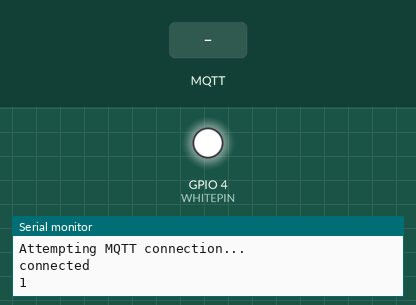
Simulated run of this sketch. Board: ESP8266 (NodeMCU). Parts: output pins drawn as LEDs (lit = HIGH), the last lines printed to the serial monitor. Dashed ring = blinking. Inputs (shaded band) come from the test bench. WiFi joins after 1.5 s; servers stay silent unless stated; no MQTT or app messages arrive unless stated; not simulated (calls return 0 or success): credentials.h.

Above: at 2.7 s.
2.8 s: MQTT message "0" arrives on the second subscribed topic
At 2.98 s:
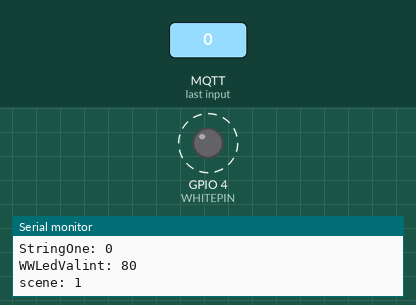
5.8 s: MQTT message "on" arrives on the third subscribed topic
11.5 s: MQTT message "0" arrives on the first subscribed topic
13.0 s: MQTT message "90" arrives on the first subscribed topic
At 14.2 s:
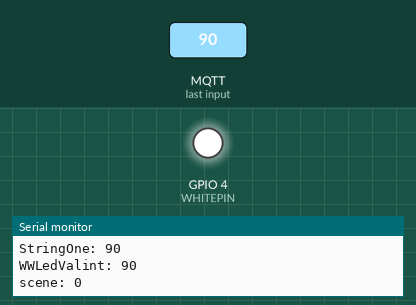
14.5 s: MQTT message "1" arrives on the second subscribed topic
At 14.79 s:
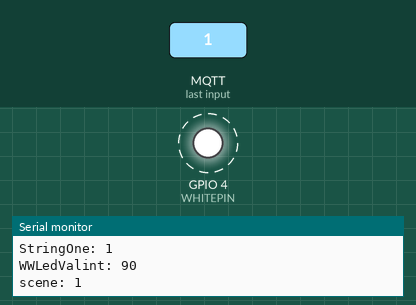
Timing chart, 0 to 18.5 s (numbered marks = the images above; inputs shaded):
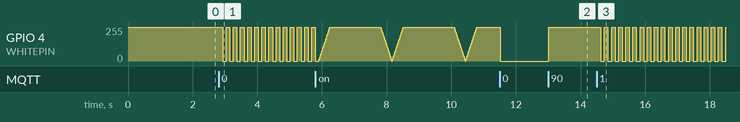

The sketch:

WWLEDbulb.ino
```cpp
/*
   W. Hoogervorstm feb 2020, based on W. Hoogervorst Sonoff B1 firmware
   Broadlink LED bulb, designed for Magic home smart home
   Replaced Broadlink chip with ESP8285 chip
*/

#include <ESP8266WiFi.h>
#include <PubSubClient.h>
#include <ESP8266mDNS.h>
#include <ESP8266WebServer.h>
#include <ESP8266HTTPUpdateServer.h>
#include <credentials.h>  //definition of mySSID, myPASSWORD

// base values
const char* software_version = "version 3";
const char* devicename = "WWLEDbulb1";
const char* chip_type = "ESP8285";

// for HTTPupdate
char host[20];
ESP8266WebServer httpServer(80);
ESP8266HTTPUpdateServer httpUpdater;

/*credentials & definitions */
//MQTT
char mqtt_id[20];
WiFiClient espClient;
PubSubClient client(espClient);
const char* status_topic_a = "/status";
const char* DIM_topic_a = "/DIM";
const char* scene1_topic_a = "/scene1";
const char* scene2_topic_a = "/scene2";

char status_topic[20], DIM_topic[20], scene1_topic[20], scene2_topic[20];

#define WHITEPIN 4 // GPIO4 connected to PWM pin of the LEDbulb.

#define WIFI_CONNECT_TIMEOUT_S 15

int scene = 0;
boolean flasher = true;
boolean rising = true;

boolean updated = false;

// initialize led values
int WWLedValint = 80;  // start with WW light on as a normal bulb at 80 brightness

#define SERIAL_DEBUG 0

uint32_t time1;

void setup() {
  updateLED();
  // if serial is not initialized all following calls to serial end dead.
  if (SERIAL_DEBUG)
  {
    Serial.begin(115200);
    delay(10);
    Serial.println("");
    Serial.println("");
    Serial.println("");
    Serial.println(F("Started from reset"));
  }
  strcpy(mqtt_id, devicename);
  strcpy(host, devicename);

  strcpy(status_topic, devicename);
  strcpy(DIM_topic, devicename);
  strcpy(scene1_topic, devicename);
  strcpy(scene2_topic, devicename);

  strcat (status_topic, status_topic_a);
  strcat (DIM_topic, DIM_topic_a);
  strcat (scene1_topic, scene1_topic_a);
  strcat (scene2_topic, scene2_topic_a);

  WiFi.mode(WIFI_STA);

  setup_wifi();

  // for HTTPudate
  MDNS.begin(host);
  httpUpdater.setup(&httpServer);
  httpServer.begin();
  MDNS.addService("http", "tcp", 80);
  httpServer.on("/", handleRoot);
  httpServer.on("/power_on", handle_power_on);
  httpServer.on("/power_off", handle_power_off);
  httpServer.on("/dim10", handle_dim10);
  httpServer.on("/dim50", handle_dim50);
  httpServer.on("/dim100", handle_dim100);
  httpServer.on("/scene1", handle_scene1);
  httpServer.on("/scene2", handle_scene2);
  //httpServer.on("/scene3", handle_scene3);
  httpServer.onNotFound(handle_NotFound);

  client.setServer(mqtt_server, 1883);
  client.setCallback(callback);
  reconnect();
}


void loop() {

  client.loop();
  httpServer.handleClient();    // for HTTPupdate
  delay(10);
  if (!client.connected())
  {
    reconnect();
  }

  switch (scene)
  {
    case 0: break;
    case 1:
      {
        scene1();
        break;
      }
    case 2:
      {
        scene2();
        break;
      }
  }

  if (updated)
    updateLED();
}

void scene1(void)
{
  if (flasher)
    WWLedValint = 100;
  else
    WWLedValint = 0;
  flasher = !flasher;
  updateLED();
  //Serial.print("WWLedValint: "); Serial.println(WWLedValint);
  delay(100);
}
void scene2(void)
{
  if (rising)
  {
    if (WWLedValint < 100)
      WWLedValint++;
    else rising = false;
  }
  else
  {
    if (WWLedValint > 0)
      WWLedValint--;
    else rising = true;
  }
  //Serial.print("WWLedValint: "); Serial.println(WWLedValint);
  updateLED();
  delay(1);
}

void callback(char* topic, byte * payload, unsigned int length)
{
  Serial.print("Message arrived [");
  Serial.print(topic);
  Serial.print("] ");
  for (int i = 0; i < length; i++) {
    Serial.print((char)payload[i]);
    //payload2[i] = payload[i];
  }
  Serial.println();
  Serial.print("length: ");
  Serial.print(length);
  updated = true;
  String stringOne = (char*)payload;
  Serial.println();
  Serial.print("StringOne: ");
  Serial.println(stringOne);
  if ((char)topic[11] == 'D') // search for   WWLEDbulb1/DIM
  {
    if ((char)payload[1] == 'N') // check for 'N' in ON
      WWLedValint = 100;
    else if ((char)payload[1] == 'F') // check for 'F' in OFF
      WWLedValint = 0;
    else
    {
      String sbrightness = stringOne.substring(0, length);
      WWLedValint = sbrightness.toInt();
      scene = 0;
    }
  }
  else if ((char)topic[12] == 'c') // search for   WWLEDbulb1/scene#
  {
    scene = (char)topic[16] - '0';
  }

  Serial.print("WWLedValint: ");
  Serial.println(WWLedValint);
  Serial.print("scene: ");
  Serial.println(scene);

  //updateLED();
}

void setup_wifi()
{
  delay(10);
  // We start by connecting to a WiFi network
  Serial.println();
  Serial.print("Connecting to ");
  Serial.println(mySSID);
  WiFi.begin(mySSID, myPASSWORD);
  time1 = millis();
  while (WiFi.status() != WL_CONNECTED) {
    delay(500);
    Serial.print(".");
    if (millis() > time1 + (WIFI_CONNECT_TIMEOUT_S * 1000))
      ESP.restart();
  }
  Serial.println("");
  Serial.println("WiFi connected");
  Serial.println("IP address: ");
  Serial.println(WiFi.localIP());
}

boolean reconnect()
{
  if (WiFi.status() != WL_CONNECTED) {    // check if WiFi connection is present
    setup_wifi();
  }
  Serial.println("Attempting MQTT connection...");
  if (client.connect(host)) {
    Serial.println("connected");
    // ... and resubscribe
    client.subscribe(DIM_topic);
    client.subscribe(scene1_topic);
    client.subscribe(scene2_topic);
    client.publish(status_topic, "connected");
    char buf[5];
    sprintf(buf, "%ld", WWLedValint);
    client.publish(DIM_topic, buf);
  }
  Serial.println(client.connected());
  return client.connected();
}


void handleRoot() {
  Serial.println("Connected to client");
  httpServer.send(200, "text/html", SendHTML());
}

void handle_power_off() {
  client.publish(DIM_topic, "0");
  WWLedValint = 0;
  httpServer.send(200, "text/html", SendHTML());
}

void handle_power_on() {
  client.publish(DIM_topic, "100");
  WWLedValint = 100;
  httpServer.send(200, "text/html", SendHTML());
}

void handle_dim100() {
  client.publish(DIM_topic, "100");
  httpServer.send(200, "text/html", SendHTML());
}

void handle_dim50() {
  client.publish(DIM_topic, "50");
  httpServer.send(200, "text/html", SendHTML());
}

void handle_dim10() {
  client.publish(DIM_topic, "10");
  httpServer.send(200, "text/html", SendHTML());
}

void handle_scene1() {
  client.publish(scene1_topic, "ON");
  httpServer.send(200, "text/html", SendHTML());
}

void handle_scene2() {
  client.publish(scene2_topic, "ON");
  httpServer.send(200, "text/html", SendHTML());
}

void handle_scene3() {
  client.publish("LEDbulb1/scene3", "ON");
  httpServer.send(200, "text/html", SendHTML());
}

void handle_NotFound() {
  httpServer.send(404, "text/plain", "Not found");
}


String SendHTML() {
  String ptr = "<!DOCTYPE html> <html>\n";
  ptr += "<head><meta name=\"viewport\" content=\"width=device-width, initial-scale=1.0, user-scalable=no\">\n";
  ptr += "<title>";
  ptr += host;
  ptr += "</title>\n";
  ptr += "<style>html { font-family: Helvetica; display: inline-block; margin: 0px auto; text-align: center;}\n";
  ptr += "body{margin-top: 50px;} h1 {color: #444444;margin: 25px auto 30px;} h3 {color: #444444;margin-bottom: 20px;}\n";
  ptr += ".button {width: 150px;background-color: #1abc9c;border: none;color: white;padding: 13px 10px;text-decoration: none;font-size: 20px;margin: 0px auto 15px;cursor: pointer;border-radius: 4px;}\n";
  ptr += ".button-red {background-color: #ff0000;}\n";
  ptr += ".button-red:active {background-color: #ea0000;}\n";
  ptr += ".button-green {background-color: #00ff00;}\n";
  ptr += ".button-green:active {background-color: #00ea00;}\n";
  ptr += ".button-blue {background-color: #0000ff;}\n";
  ptr += ".button-blue:active {background-color: #0000ea;}\n";
  ptr += ".button-dim {background-color: #0088ea;}\n";
  ptr += ".button-dim:active {background-color: #0072c4;}\n";
  ptr += ".button-pwr {background-color: #34495e;}\n";
  ptr += ".button-pwr:active {background-color: #2c3e50;}\n";
  ptr += ".button-update {background-color: #a32267;}\n";
  ptr += ".button-update:active {background-color: #fa00ff;}\n";
  ptr += ".button-scene {background-color: #d700db;}\n";
  ptr += ".button-scene:active {background-color: #961f5f;}\n";
  ptr += "p {font-size: 18px;color: #383535;margin-bottom: 15px;}\n";
  ptr += "</style>\n";
  ptr += "</head>\n";
  ptr += "<body>\n";
  ptr += "<h1>LEDBulb1 Web Control</h1>\n";
  ptr += "<h3>Control of Lights and link to HTTPWebUpdate</h3>\n";
  ptr += "<p>WimIOT\nDevice: ";
  ptr += host;
  ptr += "<br>Software version: ";
  ptr += software_version;
  ptr += "<br>Chip type: ";
  ptr += chip_type;
  ptr += "<br><br></p>";

  ptr += "<a class=\"button button-pwr\" href=\"/power_on\">Power ON</a>&nbsp;&nbsp;\n";
  ptr += "<a class=\"button button-pwr\" href=\"/power_off\">Power OFF</a><br><br><br>\n";
  ptr += "<a class=\"button button-dim\" href=\"/dim10\">Dim 10%</a>&nbsp;&nbsp;\n";
  ptr += "<a class=\"button button-dim\" href=\"/dim50\">Dim 50%</a>&nbsp;&nbsp;\n";
  ptr += "<a class=\"button button-dim\" href=\"/dim100\">Dim 100%</a><br><br><br><br>\n";
  ptr += "<p>Scene</p>";
  ptr += "<a class=\"button button-scene\" href=\"/scene1\">Scene 1</a>&nbsp;&nbsp;\n";
  ptr += "<a class=\"button button-scene\" href=\"/scene2\">Scene 2</a>&nbsp;&nbsp;\n";
  //ptr += "<a class=\"button button-scene\" href=\"/scene3\">Scene 3</a><br><br><br>\n";
  //  ptr += "<br><br></p>\n";
  ptr += "<p>Click for update page</p><a class =\"button button-update\" href=\"/update\">Update</a>\n";

  ptr += "</body>\n";
  ptr += "</html>\n";
  return ptr;
}

void updateLED(void)
{
  analogWrite(WHITEPIN, WWLedValint * 10.23 * 0.8);   // I set it to 80% of its maximum power
  updated = false;
}
```

Measured:
- after the input at 2.8 s, GPIO 4 (WHITEPIN): alternates 255/255 for 0.11 s and 0/255 for 0.11 s, starting after 0.13 s
- after the input at 13.0 s, GPIO 4 (WHITEPIN): 0/255 → 255/255 at once
- after the input at 14.5 s, GPIO 4 (WHITEPIN): alternates 255/255 for 0.11 s and 0/255 for 0.11 s, starting after 0.13 s
